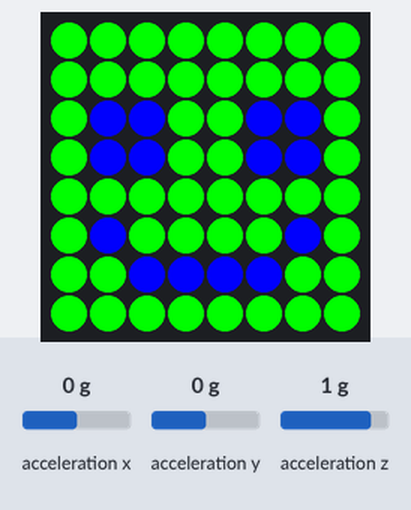
The program below on a simulated Raspberry Pi (BCM pin numbers) with a Sense HAT. On the bench: the Sense HAT's 8×8 RGB LED matrix. The test bench sets the inputs (shaded band); at power-on: acceleration x 0 g, acceleration y 0 g, acceleration z 1 g. What the program prints to the terminal is not drawn.

Above: at 0.1 s.

The program:

senseHatTest.py
```python
from sense_hat import SenseHat
from time import sleep

sense = SenseHat()
# sense.clear()

#Basic Color Definitions
# blue = (0, 0, 255)
# red = (255, 0, 0)

#Setting Individual Pixels
#-----------------------------------------------
# sense.set_pixel(0, 2, blue)
# sense.set_pixel(7, 4, red)

# sense.set_pixel(2, 2, (0, 0, 255))
# sense.set_pixel(4, 2, (0, 0, 255))
# sense.set_pixel(3, 4, (100, 0, 0))
# sense.set_pixel(1, 5, (255, 0, 0))
# sense.set_pixel(2, 6, (255, 0, 0))
# sense.set_pixel(3, 6, (255, 0, 0))
# sense.set_pixel(4, 6, (255, 0, 0))
# sense.set_pixel(5, 5, (255, 0, 0))
#-----------------------------------------------

#Rotating image
#-----------------------------------------------
# w = (150, 150, 150)
# b = (0, 0, 255)
# e = (0, 0, 0)
#
# image = [
# e,e,e,e,e,e,e,e,
# e,e,e,e,e,e,e,e,
# w,w,w,e,e,w,w,w,
# w,w,b,e,e,w,w,b,
# w,w,w,e,e,w,w,w,
# e,e,e,e,e,e,e,e,
# e,e,e,e,e,e,e,e,
# e,e,e,e,e,e,e,e
# ]
#
# sense.set_pixels(image)
#
# while True:
#     sleep(1)
#     sense.flip_h()
#-----------------------------------------------

#Smiley Pixels :)
#-----------------------------------------------
# Define some colours
g = (0, 255, 0) # Green
b = (0, 0, 0) # Black
w = (255, 255, 255) #White
u = (0, 0, 255) #Blue

# Set up where each colour will display
smile_pixels = [
    g, g, g, g, g, g, g, g,
    g, g, g, g, g, g, g, g,
    g, u, u, g, g, u, u, g,
    g, u, u, g, g, u, u, g,
    g, g, g, g, g, g, g, g,
    g, u, g, g, g, g, u, g,
    g, g, u, u, u, u, g, g,
    g, g, g, g, g, g, g, g
]

# Display these colours on the LED matrix
sense.set_pixels(smile_pixels)
#-----------------------------------------------

#Enviornment sensor readings
#-----------------------------------------------
# pressure = sense.get_pressure()
# temp = sense.get_temperature()
# humid = sense.get_humidity()
#
# print "\nPressure: {0:.2f} Millibars\n".format(pressure)
# print "Temperature: {0:.2f} Celsius\n".format(temp)
# print "Humidity: {0:.2f}%\n".format(humid)

#-----------------------------------------------

#Create Scrolling text display of Enviornmental sensors
#-----------------------------------------------
# while True:
#
#   # Take readings from all three sensors
#   t = sense.get_temperature()
#   p = sense.get_pressure()
#   h = sense.get_humidity()
#
#   # Round the values to one decimal place
#   t = round(t, 1)
#   p = round(p, 1)
#   h = round(h, 1)
#
#   # Create the message
#   # str() converts the value to a string so it can be concatenated
#   message = "Temperature: " + str(t) + " C...  " + " Pressure: " + str(p) + " mB...  " + " Humidity: " + str(h) + "%"
#
#   # Display the scrolling message
#   sense.show_message(message, scroll_speed=0.05)
#-----------------------------------------------

#Accelerometer data
#-----------------------------------------------
while True:
	acceleration = sense.get_accelerometer_raw()
	x = acceleration['x']
	y = acceleration['y']
	z = acceleration['z']

	x=round(x, 0)
	y=round(y, 0)
	z=round(z, 0)

	print("x={0}, y={1}, z={2}".format(x, y, z))
#-----------------------------------------------
```
